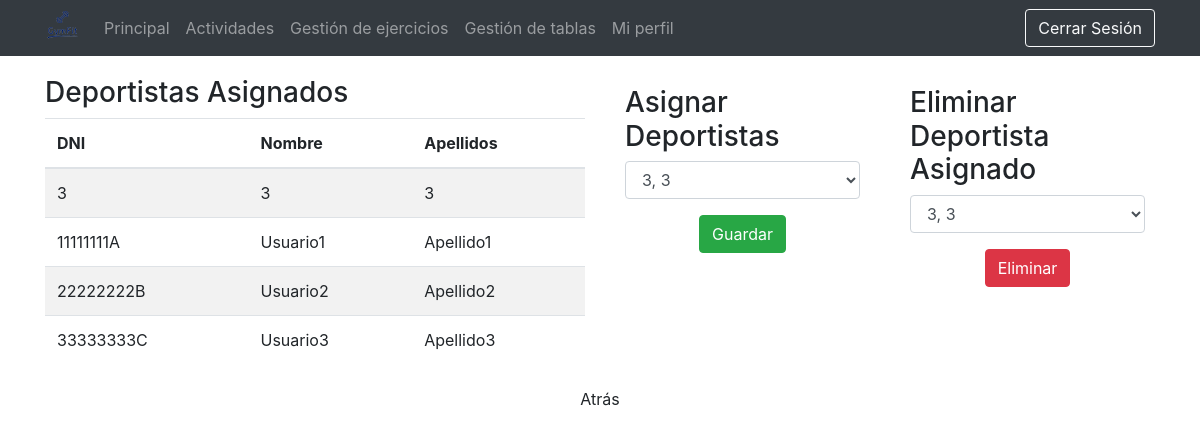
The page /vistas/asignarTabla.php?id=1 (signed in) on the database its author committed.
### tables this page shows
CREATE TABLE IF NOT EXISTS `usuario` (
  `ID` int(11) NOT NULL AUTO_INCREMENT,
  `DNI` varchar(9) NOT NULL,
  `nombre` varchar(45) NOT NULL,
  `apellidos` varchar(45) NOT NULL,
  `email` varchar(45) DEFAULT NULL,
  `password` varchar(50) NOT NULL,
  `tipo` varchar(20) NOT NULL,
  PRIMARY KEY (`ID`) USING BTREE
);

### modelos/m_gestionarUsuarios.php (called while the page is built, shortened)
<?php
class m_gestionarUsuarios
{
  public function getDeportistasGeneral()
  {
    $idEntrenador = $_SESSION['ID'];
    $bd = conexion_BD();
    $sql = "SELECT * FROM usuario u INNER JOIN usuario_entrenadores ue ON ue.id_usuario = u.ID WHERE ue.id_entrenador = ? AND u.tipo = 'Deportista'";
    $stmt = $bd->prepare($sql);
    $stmt->bind_param('i', $idEntrenador);
    $stmt->execute();
    $result = $stmt->get_result();
    return $result;
  }
}
?>

### controladores/controlador_usuario.php (called while the page is built, shortened)
<?php
require_once '../modelos/m_gestionarUsuarios.php';
class controlador_usuario
{
  public static function getDeportistasGeneral()
  {
    $m_gestionarUsuarios = new m_gestionarUsuarios();
    return $m_gestionarUsuarios->getDeportistasGeneral();
  }
}

### modelos/m_gestionarTablas.php (called while the page is built, shortened)
<?php
  class m_gestionarTablas{
    public function getDeportistasAsignados($id){
      $bd = conexion_BD();
      $sql = "SELECT * FROM usuario U, deportista_tiene_tabla T WHERE T.Tabla_idTabla='".$id."'  AND U.DNI = T.Usuario_DNI";
      $result = mysqli_query($bd, $sql);
      return $result;
    }
  }
  ?>

### controladores/controlador_tabla.php (called while the page is built, shortened)
<?php
require_once '../modelos/m_gestionarTablas.php';
class controlador_tabla
{
  public static function getDeportistasAsignados($id)
  {
    $m_gestionarTablas = new m_gestionarTablas();
    return $m_gestionarTablas->getDeportistasAsignados($id);
  }
}

### vistas/asignarTabla.php (the view, shortened to what this page needs)
<?php
require_once '../controladores/controlador_usuario.php';
require_once '../controladores/controlador_tabla.php';
require 'head.php';
$idTabla = $_GET['id'];
$result = controlador_tabla::getDeportistasAsignados($idTabla);
$result2 = controlador_usuario::getDeportistasGeneral();
if (isset($_SESSION['userID']) && $_SESSION['connected'] == true && $_SESSION['userType'] == 'Entrenador') {
?>
<body>
  <?php require 'header_entrenador.php' ?>
  <div class="container">
    <div class="row" style="margin-top: 20px; margin-bottom: 10px;">
      <div class="table-responsive col-xs-12 col-sm-12 col-md-6 col-lg-6">
        <h3>Deportistas Asignados</h3>
        <table class="table table-striped">
          <thead>
            <tr>
              <th>DNI</th>
              <th>Nombre</th>
              <th>Apellidos</th>
            </tr>
          </thead>
          <tbody>
            <?php
            if ($result != null) {
              foreach ($result as $usuario) {
            ?>
                <tr>
                  <td><?php echo $usuario['DNI']; ?></td>
                  <td><?php echo $usuario['nombre']; ?></td>
                  <td><?php echo $usuario['apellidos']; ?></td>
                </tr>
            <?php
              }
            }
            ?>
          </tbody>
        </table>
      </div>
      <div class="col-xs-12 col-sm-12 col-md-6 col-lg-6">
        <div class="row">
          <div class="col-md-6">
            <form action="../controladores/controlador_tabla.php?var=3#" method="POST" style="margin:10px;">
              <h3>Asignar Deportistas</h3>
              <div class="form-group">
                <select name="DNI" class="form-control">
                  <?php
                  if ($result2 != null) {
                    foreach ($result2 as $usuario2) {
                  ?>
                      <option value="<?php echo $usuario2['DNI']; ?>"><?php echo $usuario2['nombre'] . ', ' . $usuario2['apellidos']; ?></option>
                  <?php
                    }
                  }
                  ?>
                </select>
              </div>
              <div class="text-center">
                <button type="submit" name="submit" class="btn btn-success">Guardar</button>
              </div>
            </form>
          </div>
          <div class="col-md-6">
            <form action="../controladores/controlador_tabla.php?var=4#" method="POST" style="margin:10px;">
              <h3>Eliminar Deportista Asignado</h3>
              <div class="form-group">
                <select name="DNI" class="form-control">
                  <?php
                  if ($result != null) {
                    foreach ($result as $usuario3) {
                  ?>
                      <option value="<?php echo $usuario3['DNI']; ?>"><?php echo $usuario3['nombre'] . ', ' . $usuario3['apellidos']; ?></option>
                  <?php
                    }
                  }
                  ?>
                </select>
              </div>
              <div class="text-center">
                <button type="submit" name="submit" class="btn btn-danger">Eliminar</button>
              </div>
            </form>
          </div>
        </div>
      </div>
      <div class="col-xs-12 col-sm-12 col-md-12 col-lg-12 text-center">
        <a href="gestionarTablas.php" class="btn btn-default"><span class="glyphicon glyphicon-step-backward"></span> Atrás</a>
      </div>
    </div>
  </div>
</body>
</html>
<?php
}
?>

### rows shown on the page
usuario: DNI "3", nombre "3", apellidos "3"
usuario: DNI "11111111A", nombre "Usuario1", apellidos "Apellido1"
usuario: DNI "22222222B", nombre "Usuario2", apellidos "Apellido2"
usuario: DNI "33333333C", nombre "Usuario3", apellidos "Apellido3"

### other values the page prints
form field DNI "3, 3"
